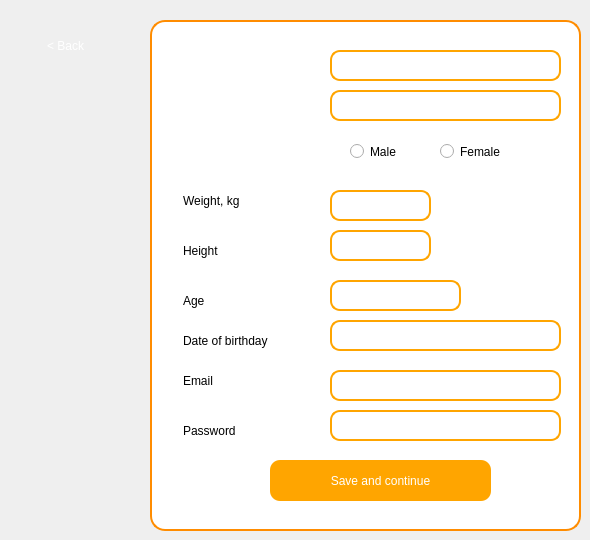
    <widget class="QWidget" name="createprofilepage">
     <property name="styleSheet">
      <string notr="true">QWidget {
    background: qlineargradient(
        spread:pad, 
        x1:0, y1:0, x2:1, y2:1, 
        stop:0 rgba(255, 87, 34, 255), 
        stop:1 rgba(255, 140, 0, 255)
    );
}</string>
     </property>
     <widget class="QPushButton" name="backButton">
      <property name="geometry">
       <rect>
        <x>20</x>
        <y>30</y>
        <width>91</width>
        <height>31</height>
       </rect>
      </property>
      <property name="styleSheet">
       <string notr="true">QPushButton {
    background: transparent;
    color: white;
    border: none;
}</string>
      </property>
      <property name="text">
       <string>&lt; Back</string>
      </property>
     </widget>
     <widget class="QFrame" name="frame">
      <property name="geometry">
       <rect>
        <x>150</x>
        <y>20</y>
        <width>431</width>
        <height>511</height>
       </rect>
      </property>
      <property name="styleSheet">
       <string notr="true">QFrame {
    border-radius: 15px;
    background-color: white;
    border: 2px solid #FF8C00;
    padding: 10px;
}</string>
      </property>
      <property name="frameShape">
       <enum>QFrame::StyledPanel</enum>
      </property>
      <property name="frameShadow">
       <enum>QFrame::Raised</enum>
      </property>
      <widget class="QPushButton" name="saveButton">
       <property name="geometry">
        <rect>
         <x>120</x>
         <y>440</y>
         <width>221</width>
         <height>41</height>
        </rect>
       </property>
       <property name="toolTipDuration">
        <number>10</number>
       </property>
       <property name="styleSheet">
        <string notr="true">QPushButton {
    background-color: #FFA500;
    color: white;
    border: none;
    border-radius: 10px;
    padding: 10px 20px;
}</string>
       </property>
       <property name="text">
        <string>Save and continue</string>
       </property>
      </widget>
      <widget class="QLineEdit" name="firstInput">
       <property name="geometry">
        <rect>
         <x>180</x>
         <y>30</y>
         <width>231</width>
         <height>31</height>
        </rect>
       </property>
       <property name="styleSheet">
        <string notr="true">QLineEdit {
    border: 2px solid #FFA500;
    border-radius: 10px;
    padding: 5px;
    background: transparent;
}
QLineEdit::placeholder {
    color: #FFA500;  
    font-style: italic; 
}</string>
       </property>
      </widget>
      <widget class="QLineEdit" name="lastInput">
       <property name="geometry">
        <rect>
         <x>180</x>
         <y>70</y>
         <width>231</width>
         <height>31</height>
        </rect>
       </property>
       <property name="styleSheet">
        <string notr="true">QLineEdit {
    border: 2px solid #FFA500;
    border-radius: 10px;
    padding: 5px;
    background: transparent;
}
QLineEdit::placeholder {
    color: #FFA500;  
    font-style: italic; 
}</string>
       </property>
      </widget>
      <widget class="QRadioButton" name="maleRadioButton">
       <property name="geometry">
        <rect>
         <x>200</x>
         <y>120</y>
         <width>81</width>
         <height>23</height>
        </rect>
       </property>
       <property name="styleSheet">
        <string notr="true">background-color:white</string>
       </property>
       <property name="text">
        <string>Male</string>
       </property>
      </widget>
      <widget class="QRadioButton" name="femaleRadioButton">
       <property name="geometry">
        <rect>
         <x>290</x>
         <y>120</y>
         <width>106</width>
         <height>23</height>
        </rect>
       </property>
       <property name="styleSheet">
        <string notr="true">background-color:white</string>
       </property>
       <property name="text">
        <string>Female</string>
       </property>
      </widget>
      <widget class="QLineEdit" name="weightInput">
       <property name="geometry">
        <rect>
         <x>180</x>
         <y>170</y>
         <width>101</width>
         <height>31</height>
        </rect>
       </property>
       <property name="styleSheet">
        <string notr="true">QLineEdit {
    border: 2px solid #FFA500;
    border-radius: 10px;
    padding: 5px;
    background: transparent;
}
QLineEdit::placeholder {
    color: #FFA500;  
    font-style: italic; 
}</string>
       </property>
      </widget>
      <widget class="QLineEdit" name="heightInput">
       <property name="geometry">
        <rect>
         <x>180</x>
         <y>210</y>
         <width>101</width>
         <height>31</height>
        </rect>
       </property>
       <property name="styleSheet">
        <string notr="true">QLineEdit {
    border: 2px solid #FFA500;
    border-radius: 10px;
    padding: 5px;
    background: transparent;
}
QLineEdit::placeholder {
    color: #FFA500;  
    font-style: italic; 
}</string>
       </property>
      </widget>
      <widget class="QLineEdit" name="dateOfBirthInput">
       <property name="geometry">
        <rect>
         <x>180</x>
         <y>300</y>
         <width>231</width>
         <height>31</height>
        </rect>
       </property>
       <property name="styleSheet">
        <string notr="true">QLineEdit {
    border: 2px solid #FFA500;
    border-radius: 10px;
    padding: 5px;
    background: transparent;
}
QLineEdit::placeholder {
    color: #FFA500;  
    font-style: italic; 
}</string>
       </property>
      </widget>
      <widget class="QLineEdit" name="emailInput">
       <property name="geometry">
        <rect>
         <x>180</x>
         <y>350</y>
         <width>231</width>
         <height>31</height>
        </rect>
       </property>
       <property name="styleSheet">
        <string notr="true">QLineEdit {
    border: 2px solid #FFA500;
    border-radius: 10px;
    padding: 5px;
    background: transparent;
}
QLineEdit::placeholder {
    color: #FFA500;  
    font-style: italic; 
}</string>
       </property>
      </widget>
      <widget class="QLineEdit" name="passwordInput">
       <property name="geometry">
        <rect>
         <x>180</x>
         <y>390</y>
         <width>231</width>
         <height>31</height>
        </rect>
       </property>
       <property name="styleSheet">
        <string notr="true">QLineEdit {
    border: 2px solid #FFA500;
    border-radius: 10px;
    padding: 5px;
    background: transparent;
}
QLineEdit::placeholder {
    color: #FFA500;  
    font-style: italic; 
}</string>
       </property>
      </widget>
      <widget class="QLabel" name="label_2">
       <property name="geometry">
        <rect>
         <x>20</x>
         <y>160</y>
         <width>101</width>
         <height>41</height>
        </rect>
       </property>
       <property name="styleSheet">
        <string notr="true">QLabel {
    border: none;  
}</string>
       </property>
       <property name="text">
        <string>Weight, kg</string>
       </property>
      </widget>
      <widget class="QLabel" name="label_3">
       <property name="geometry">
        <rect>
         <x>20</x>
         <y>210</y>
         <width>101</width>
         <height>41</height>
        </rect>
       </property>
       <property name="styleSheet">
        <string notr="true">QLabel {
    border: none;  
}</string>
       </property>
       <property name="text">
        <string>Height</string>
       </property>
      </widget>
      <widget class="QLabel" name="label_4">
       <property name="geometry">
        <rect>
         <x>20</x>
         <y>300</y>
         <width>141</width>
         <height>41</height>
        </rect>
       </property>
       <property name="styleSheet">
        <string notr="true">QLabel {
    border: none;  
}</string>
       </property>
       <property name="text">
        <string>Date of birthday</string>
       </property>
      </widget>
      <widget class="QLabel" name="label_5">
       <property name="geometry">
        <rect>
         <x>20</x>
         <y>340</y>
         <width>101</width>
         <height>41</height>
        </rect>
       </property>
       <property name="styleSheet">
        <string notr="true">QLabel {
    border: none;  
}</string>
       </property>
       <property name="text">
        <string>Email</string>
       </property>
      </widget>
      <widget class="QLabel" name="label_6">
       <property name="geometry">
        <rect>
         <x>20</x>
         <y>390</y>
         <width>101</width>
         <height>41</height>
        </rect>
       </property>
       <property name="styleSheet">
        <string notr="true">QLabel {
    border: none;  
}</string>
       </property>
       <property name="text">
        <string>Password</string>
       </property>
      </widget>
      <widget class="QLabel" name="label_10">
       <property name="geometry">
        <rect>
         <x>40</x>
         <y>40</y>
         <width>111</width>
         <height>111</height>
        </rect>
       </property>
       <property name="styleSheet">
        <string notr="true">QLabel {
    background: transparent;
    border: none;
}</string>
       </property>
       <property name="text">
        <string/>
       </property>
       <property name="pixmap">
        <pixmap resource="RaDoTechImages.qrc">:/images/images/profileIcon.png</pixmap>
       </property>
       <property name="scaledContents">
        <bool>true</bool>
       </property>
      </widget>
      <widget class="QLineEdit" name="age">
       <property name="geometry">
        <rect>
         <x>180</x>
         <y>260</y>
         <width>131</width>
         <height>31</height>
        </rect>
       </property>
       <property name="styleSheet">
        <string notr="true">QLineEdit {
    border: 2px solid #FFA500;
    border-radius: 10px;
    padding: 5px;
    background: transparent;
}
QLineEdit::placeholder {
    color: #FFA500;  
    font-style: italic; 
}</string>
       </property>
      </widget>
      <widget class="QLabel" name="label_16">
       <property name="geometry">
        <rect>
         <x>20</x>
         <y>260</y>
         <width>101</width>
         <height>41</height>
        </rect>
       </property>
       <property name="styleSheet">
        <string notr="true">QLabel {
    border: none;  
}</string>
       </property>
       <property name="text">
        <string>Age</string>
       </property>
      </widget>
     </widget>
     <zorder>frame</zorder>
     <zorder>backButton</zorder>
    </widget>
